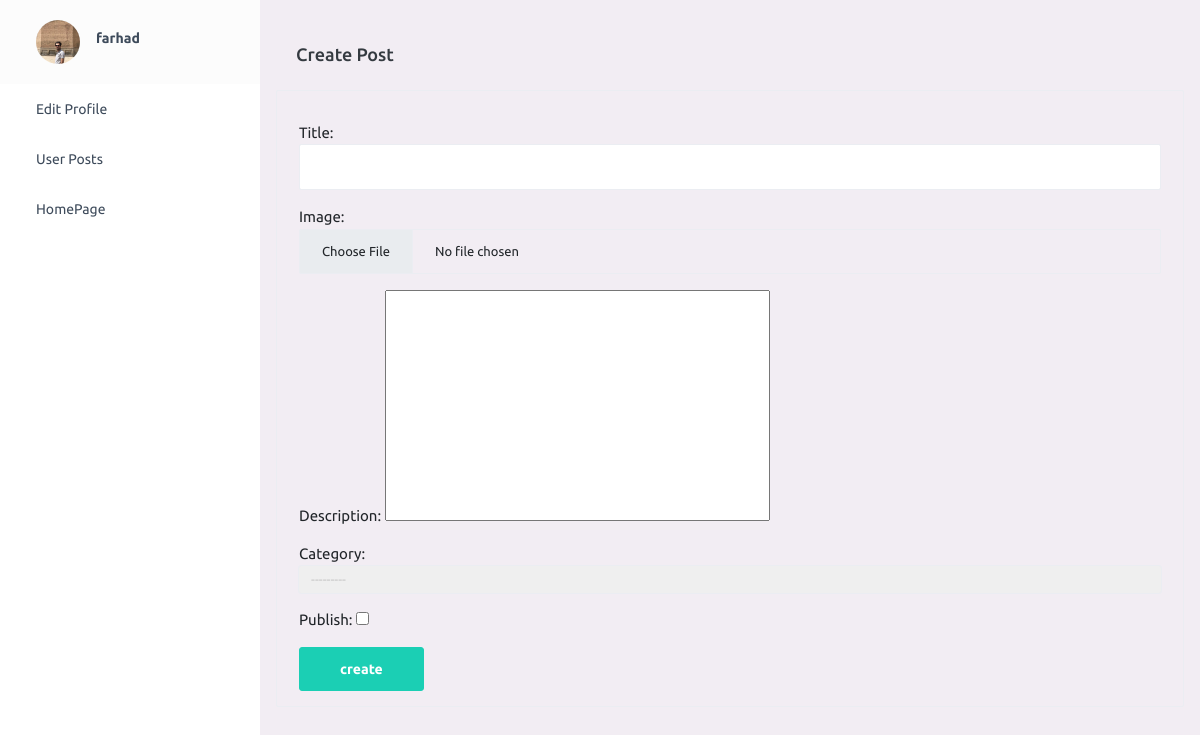
Screenshot of /blog/create/ (signed in) with the database file from the repository.
### accounts/models.py (models this page shows, shortened)
class Profile(models.Model):
    user = models.OneToOneField(User,on_delete=models.CASCADE,related_name='profile')
    phone_number = models.CharField(blank=True,max_length=13)
    image=models.ImageField(upload_to='profile/images',null=True,blank=True)

### blog/models.py (models this page shows)
class Category(models.Model):
    title = models.CharField(max_length=50)
    slug = models.SlugField(max_length=50,unique=True)
    def __str__(self):
        return f'{self.title}'
    class Meta:
        verbose_name = 'Categories'
        verbose_name_plural = 'Categories'

### blog/views.py (the view, shortened to what this page needs)
# urls.py: path('create/',CreatePost.as_view(),name='create_post'),
class CreatePost(LoginRequiredMixin,CreateView):
    template_name = 'blog/create_post.html'
    success_url = reverse_lazy('blog:user_post')
    form_class = CreatePostForm
    def get_context_data(self):
        context = super(CreatePost, self).get_context_data()
        context["profile"]=Profile.objects.get(user=self.request.user)
        return context

### blog/forms.py
class CreatePostForm(forms.ModelForm):
    def __init__(self, *args, **kwargs):
         super(CreatePostForm, self).__init__(*args, **kwargs)
         self.fields['title'].required = True
         self.fields['category'].required = True
    class Meta:
        model =Blog
        fields =['title', 'image', 'description','category','publish']
        widgets = {
        'title': forms.TextInput(attrs={'class': 'form-control'}),
        'image': forms.FileInput(attrs={'class': 'form-control'}),
        'category': forms.Select(attrs={'class': 'form-control'}),
     }
        error_messages={
            'title':{
                'required':'this field is required'
            },
            'category':{
                'required':'this field is required'
            }
        }

### blog/templates/blog/create_post.html (shortened to what this page needs)
{% extends 'include/admin template/base.html' %}
{% block content %}
      <div class="container-fluid page-body-wrapper">
        <nav class="sidebar sidebar-offcanvas" id="sidebar">
          <ul class="nav">
            <li class="nav-item nav-profile">
              <a href="#" class="nav-link">
                <div class="nav-profile-image">
                    {% if profile.image %}
                        <img src="{{ profile.image.url }}" alt="profile">
                    {% else %}
                        <img src="/static/assets/images/profile/avatar.jpg">
                    {% endif %}
                </div>
                <div class="nav-profile-text d-flex flex-column">
                  <span class="font-weight-bold mb-2">{{ profile.user.username}}</span>
                </div>
              </a>
            </li>
            <li class="nav-item">
              <a class="nav-link" href="{% url 'accounts:upateprofile' profile.id %}">
                <span class="menu-title">Edit Profile </span>
              </a>
            </li>
            <li class="nav-item">
              <a class="nav-link" href="{% url 'blog:user_post' %}">
                <span class="menu-title">User Posts</span>
              </a>
            </li>
           <li class="nav-item">
              <a class="nav-link" href="{% url 'blog:Blogs' %}">
                <span class="menu-title">HomePage</span>
              </a>
            </li>
          </ul>
        </nav>
        <div class="main-panel">
          <div class="content-wrapper">
            <div class="page-header">
              <h3 class="page-title">
                <span class="bg-info-primary me-2">
                   Create Post
                </span>
              </h3>
            </div>
              <div class="row">
                      <form method="post" enctype="multipart/form-data" class="form-control">
                    <p>{{ form.as_p }}</p>
                <input type="submit" value="create" class="btn btn-success">
                </form>
          </div>
        </div>
      </div>
{% endblock %}

### rows the page displays
Profile: image (picture), user.username "farhad"
